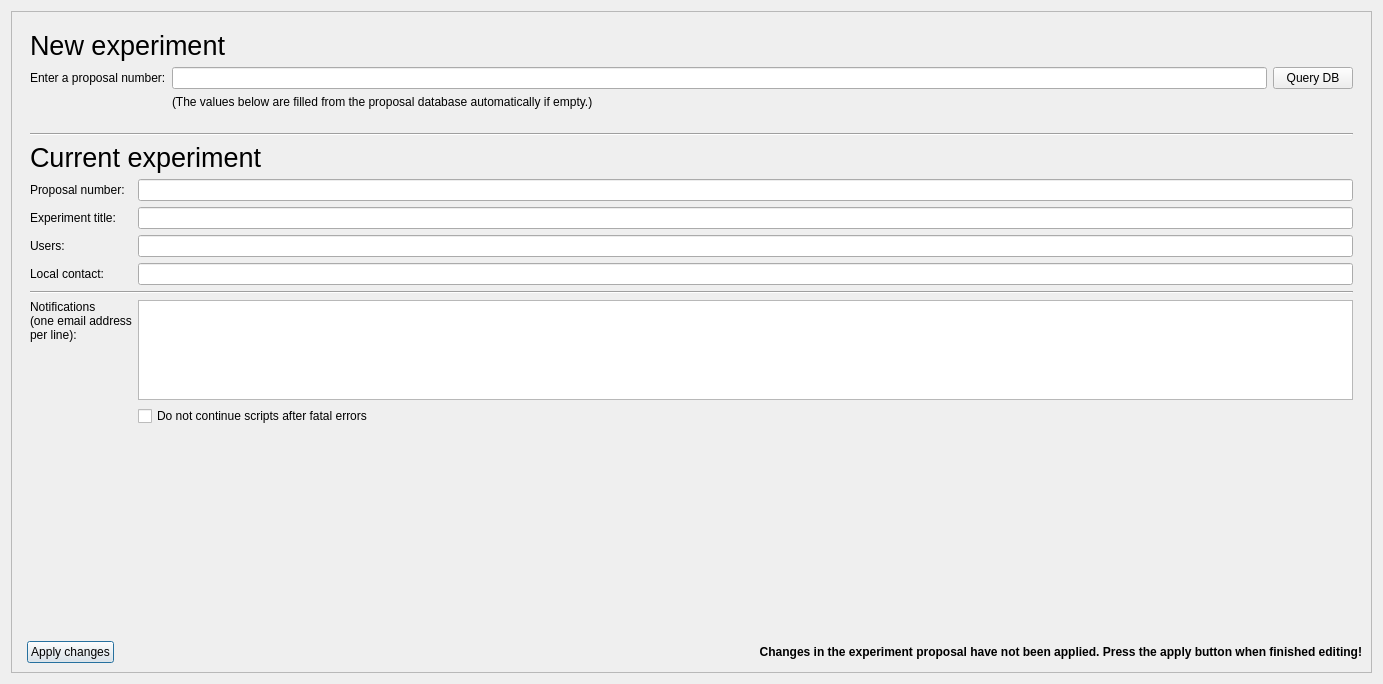
<?xml version="1.0" encoding="UTF-8"?>
<ui version="4.0">
 <class>Form</class>
 <widget class="QWidget" name="Form">
  <property name="geometry">
   <rect>
    <x>0</x>
    <y>0</y>
    <width>1383</width>
    <height>684</height>
   </rect>
  </property>
  <property name="windowTitle">
   <string>Form</string>
  </property>
  <layout class="QVBoxLayout" name="verticalLayout">
   <item>
    <widget class="QFrame" name="frame">
     <property name="frameShape">
      <enum>QFrame::StyledPanel</enum>
     </property>
     <property name="frameShadow">
      <enum>QFrame::Raised</enum>
     </property>
     <layout class="QFormLayout" name="formLayout">
      <item row="0" column="0" colspan="2">
       <widget class="QWidget" name="newBox" native="true">
        <layout class="QGridLayout" name="gridLayout_3">
         <item row="0" column="0" colspan="2">
          <widget class="QLabel" name="label_5">
           <property name="font">
            <font>
             <pointsize>20</pointsize>
             <weight>50</weight>
             <italic>false</italic>
             <bold>false</bold>
            </font>
           </property>
           <property name="styleSheet">
            <string notr="true">font: 20pt;</string>
           </property>
           <property name="text">
            <string>New experiment</string>
           </property>
          </widget>
         </item>
         <item row="1" column="0">
          <widget class="QLabel" name="propLabel">
           <property name="text">
            <string>Enter a proposal number:</string>
           </property>
          </widget>
         </item>
         <item row="1" column="1">
          <widget class="QLineEdit" name="proposalNum"/>
         </item>
         <item row="1" column="2">
          <widget class="QPushButton" name="queryDBButton">
           <property name="toolTip">
            <string>&lt;html&gt;&lt;head/&gt;&lt;body&gt;&lt;p&gt;Query the Proposal Database for Information about this proposal number.&lt;/p&gt;&lt;/body&gt;&lt;/html&gt;</string>
           </property>
           <property name="text">
            <string>Query DB</string>
           </property>
          </widget>
         </item>
         <item row="2" column="1" colspan="2">
          <widget class="QLabel" name="propdbInfo">
           <property name="text">
            <string>(The values below are filled from the proposal database automatically if empty.)</string>
           </property>
          </widget>
         </item>
        </layout>
       </widget>
      </item>
      <item row="1" column="0" colspan="2">
       <widget class="QWidget" name="dataBox" native="true">
        <layout class="QVBoxLayout" name="verticalLayout_2">
         <item>
          <layout class="QGridLayout" name="gridLayout">
           <item row="5" column="1">
            <widget class="QLineEdit" name="localContact"/>
           </item>
           <item row="8" column="1">
            <widget class="QCheckBox" name="errorAbortBox">
             <property name="text">
              <string>Do not continue scripts after fatal errors</string>
             </property>
            </widget>
           </item>
           <item row="7" column="0">
            <widget class="QLabel" name="label_10">
             <property name="sizePolicy">
              <sizepolicy hsizetype="Preferred" vsizetype="Minimum">
               <horstretch>0</horstretch>
               <verstretch>0</verstretch>
              </sizepolicy>
             </property>
             <property name="text">
              <string>Notifications&lt;br/&gt;(one email address &lt;br/&gt;per line):</string>
             </property>
             <property name="alignment">
              <set>Qt::AlignLeading|Qt::AlignLeft|Qt::AlignTop</set>
             </property>
             <property name="wordWrap">
              <bool>true</bool>
             </property>
            </widget>
           </item>
           <item row="3" column="0">
            <widget class="QLabel" name="label_6">
             <property name="text">
              <string>Experiment title:</string>
             </property>
            </widget>
           </item>
           <item row="3" column="1">
            <widget class="QLineEdit" name="expTitle"/>
           </item>
           <item row="0" column="0" colspan="2">
            <widget class="Line" name="line">
             <property name="orientation">
              <enum>Qt::Horizontal</enum>
             </property>
            </widget>
           </item>
           <item row="4" column="0">
            <widget class="QLabel" name="label_7">
             <property name="text">
              <string>Users:</string>
             </property>
            </widget>
           </item>
           <item row="6" column="0" colspan="2">
            <widget class="Line" name="line_3">
             <property name="orientation">
              <enum>Qt::Horizontal</enum>
             </property>
            </widget>
           </item>
           <item row="7" column="1">
            <widget class="QPlainTextEdit" name="notifEmails">
             <property name="sizePolicy">
              <sizepolicy hsizetype="Expanding" vsizetype="Minimum">
               <horstretch>0</horstretch>
               <verstretch>0</verstretch>
              </sizepolicy>
             </property>
             <property name="minimumSize">
              <size>
               <width>0</width>
               <height>100</height>
              </size>
             </property>
             <property name="maximumSize">
              <size>
               <width>16777215</width>
               <height>100</height>
              </size>
             </property>
            </widget>
           </item>
           <item row="1" column="0" colspan="2">
            <widget class="QLabel" name="label_9">
             <property name="font">
              <font>
               <pointsize>20</pointsize>
               <weight>50</weight>
               <italic>false</italic>
               <bold>false</bold>
              </font>
             </property>
             <property name="styleSheet">
              <string notr="true">font: 20pt;</string>
             </property>
             <property name="text">
              <string>Current experiment</string>
             </property>
            </widget>
           </item>
           <item row="5" column="0">
            <widget class="QLabel" name="label_8">
             <property name="text">
              <string>Local contact:</string>
             </property>
            </widget>
           </item>
           <item row="4" column="1">
            <widget class="QLineEdit" name="users"/>
           </item>
           <item row="2" column="0">
            <widget class="QLabel" name="label_11">
             <property name="text">
              <string>Proposal number:</string>
             </property>
            </widget>
           </item>
           <item row="2" column="1">
            <widget class="QLineEdit" name="proposalID">
             <property name="readOnly">
              <bool>true</bool>
             </property>
            </widget>
           </item>
          </layout>
         </item>
        </layout>
       </widget>
      </item>
      <item row="2" column="1">
       <spacer name="verticalSpacer">
        <property name="orientation">
         <enum>Qt::Vertical</enum>
        </property>
        <property name="sizeHint" stdset="0">
         <size>
          <width>20</width>
          <height>40</height>
         </size>
        </property>
       </spacer>
      </item>
      <item row="4" column="1">
       <layout class="QHBoxLayout" name="horizontalLayout_2">
        <property name="topMargin">
         <number>0</number>
        </property>
        <property name="rightMargin">
         <number>0</number>
        </property>
        <item>
         <widget class="QPushButton" name="applyBtn">
          <property name="sizePolicy">
           <sizepolicy hsizetype="Fixed" vsizetype="Fixed">
            <horstretch>0</horstretch>
            <verstretch>0</verstretch>
           </sizepolicy>
          </property>
          <property name="layoutDirection">
           <enum>Qt::RightToLeft</enum>
          </property>
          <property name="text">
           <string>Apply changes</string>
          </property>
          <property name="autoDefault">
           <bool>false</bool>
          </property>
          <property name="default">
           <bool>true</bool>
          </property>
          <property name="flat">
           <bool>false</bool>
          </property>
         </widget>
        </item>
        <item>
         <spacer name="horizontalSpacer">
          <property name="orientation">
           <enum>Qt::Horizontal</enum>
          </property>
          <property name="sizeHint" stdset="0">
           <size>
            <width>40</width>
            <height>20</height>
           </size>
          </property>
         </spacer>
        </item>
        <item>
         <widget class="QLabel" name="applyWarningLabel">
          <property name="sizePolicy">
           <sizepolicy hsizetype="MinimumExpanding" vsizetype="Preferred">
            <horstretch>0</horstretch>
            <verstretch>0</verstretch>
           </sizepolicy>
          </property>
          <property name="font">
           <font>
            <weight>75</weight>
            <bold>true</bold>
           </font>
          </property>
          <property name="text">
           <string>Changes in the experiment proposal have not been applied. Press the apply button when finished editing!</string>
          </property>
          <property name="alignment">
           <set>Qt::AlignRight|Qt::AlignTrailing|Qt::AlignVCenter</set>
          </property>
          <property name="textInteractionFlags">
           <set>Qt::NoTextInteraction</set>
          </property>
         </widget>
        </item>
       </layout>
      </item>
     </layout>
    </widget>
   </item>
  </layout>
 </widget>
 <resources/>
 <connections/>
</ui>
